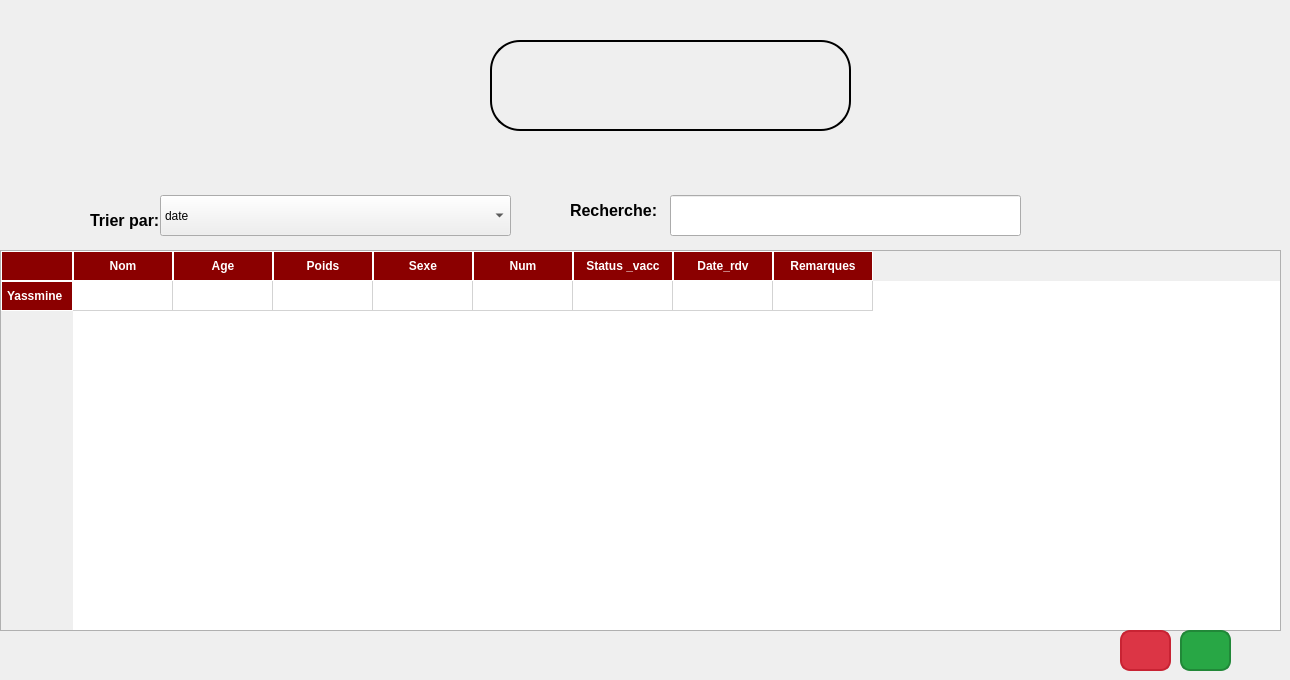
      <widget class="QWidget" name="lirect_10">
       <attribute name="title">
        <string>Affichage</string>
       </attribute>
       <widget class="QComboBox" name="comboBox_20">
        <property name="geometry">
         <rect>
          <x>160</x>
          <y>195</y>
          <width>351</width>
          <height>41</height>
         </rect>
        </property>
        <item>
         <property name="text">
          <string>date</string>
         </property>
        </item>
        <item>
         <property name="text">
          <string>age</string>
         </property>
        </item>
        <item>
         <property name="text">
          <string>status</string>
         </property>
        </item>
       </widget>
       <widget class="QLabel" name="label_170">
        <property name="geometry">
         <rect>
          <x>90</x>
          <y>210</y>
          <width>191</width>
          <height>21</height>
         </rect>
        </property>
        <property name="styleSheet">
         <string notr="true">QLabel {
    font-size: 16px;    /* Set font size to 16px */
    font-weight: bold;  /* Make text bold */
    color: black;       /* Black text (default, change if needed) */
}
</string>
        </property>
        <property name="text">
         <string>Trier par:</string>
        </property>
       </widget>
       <widget class="QLabel" name="label_171">
        <property name="geometry">
         <rect>
          <x>570</x>
          <y>200</y>
          <width>91</width>
          <height>20</height>
         </rect>
        </property>
        <property name="styleSheet">
         <string notr="true">QLabel {
    font-size: 16px;    /* Set font size to 16px */
    font-weight: bold;  /* Make text bold */
    color: black;       /* Black text (default, change if needed) */
}
</string>
        </property>
        <property name="text">
         <string>Recherche:</string>
        </property>
       </widget>
       <widget class="QLineEdit" name="lineEdit_69">
        <property name="geometry">
         <rect>
          <x>670</x>
          <y>195</y>
          <width>351</width>
          <height>41</height>
         </rect>
        </property>
       </widget>
       <widget class="QTableWidget" name="tableWidget_10">
        <property name="geometry">
         <rect>
          <x>0</x>
          <y>250</y>
          <width>1281</width>
          <height>381</height>
         </rect>
        </property>
        <property name="styleSheet">
         <string notr="true">QTableWidget {
    border: 1px solid #B0B0B0; /* Light gray border */
    gridline-color: #D3D3D3; /* Gridline color */
    background-color: #FFFFFF; /* White background */
    alternate-background-color: #F5F5F5; /* Alternate row color */
    font-size: 14px; /* Font size */
}

QTableWidget::item {
    padding: 10px; /* Padding for table cells */
}

QTableWidget::item:selected {
    background-color: #FFCCCC; /* Light red background when selected */
    color: #8B0000; /* Dark red text color */
}

QHeaderView::section {
    background-color: #8B0000; /* Dark red for header background */
    color: white; /* White text */
    font-weight: bold; /* Bold font for headers */
    padding: 5px; /* Padding inside headers */
    border: 1px solid #FFFFFF; /* White border between header cells */
}

QTableCornerButton::section {
    background-color: #8B0000; /* Dark red for the top-left corner */
    border: 1px solid white; /* White border */
}

QScrollBar:vertical {
    border: none;
    background: #F0F0F0; /* Light gray background */
    width: 10px;
    margin: 0px 0px 0px 0px;
}

QScrollBar::handle:vertical {
    background: #8B0000; /* Dark red handle */
    min-height: 20px;
    border-radius: 5px;
}

QScrollBar::handle:vertical:hover {
    background: #FF4500; /* Lighter red when hovered */
}

QScrollBar::add-line:vertical,
QScrollBar::sub-line:vertical {
    border: none;
    background: none;
}</string>
        </property>
        <row>
         <property name="text">
          <string>Yassmine</string>
         </property>
        </row>
        <column>
         <property name="text">
          <string>Nom</string>
         </property>
        </column>
        <column>
         <property name="text">
          <string>Age</string>
         </property>
        </column>
        <column>
         <property name="text">
          <string>Poids</string>
         </property>
        </column>
        <column>
         <property name="text">
          <string>Sexe</string>
         </property>
        </column>
        <column>
         <property name="text">
          <string>Num</string>
         </property>
        </column>
        <column>
         <property name="text">
          <string>Status _vacc</string>
         </property>
        </column>
        <column>
         <property name="text">
          <string>Date_rdv</string>
         </property>
        </column>
        <column>
         <property name="text">
          <string>Remarques</string>
         </property>
        </column>
       </widget>
       <widget class="QWidget" name="widget_15" native="true">
        <property name="geometry">
         <rect>
          <x>490</x>
          <y>40</y>
          <width>361</width>
          <height>91</height>
         </rect>
        </property>
        <property name="styleSheet">
         <string notr="true">background-color: qlineargradient(
    spread:pad,
    x1:0, y1:0, x2:1, y2:0,
    stop:0 #d30102,
    stop:0.499 #d30102,
    stop:0.5 white,
    stop:1 white
);
border-radius: 30px; 
border: 2px solid black; </string>
        </property>
        <widget class="QPushButton" name="pushButtonStat_10">
         <property name="geometry">
          <rect>
           <x>50</x>
           <y>0</y>
           <width>91</width>
           <height>91</height>
          </rect>
         </property>
         <property name="styleSheet">
          <string notr="true">QPushButton {
    background: transparent;
    border: none;
}</string>
         </property>
         <property name="text">
          <string/>
         </property>
         <property name="icon">
          <iconset resource="images/images.qrc">
           <normaloff>:/images/stat.png</normaloff>:/images/stat.png</iconset>
         </property>
         <property name="iconSize">
          <size>
           <width>50</width>
           <height>50</height>
          </size>
         </property>
        </widget>
        <widget class="QPushButton" name="pushButtonDoc_10">
         <property name="geometry">
          <rect>
           <x>220</x>
           <y>10</y>
           <width>81</width>
           <height>71</height>
          </rect>
         </property>
         <property name="styleSheet">
          <string notr="true">QPushButton {
    background: transparent;
    border: none;
}</string>
         </property>
         <property name="text">
          <string/>
         </property>
         <property name="icon">
          <iconset resource="images/images.qrc">
           <normaloff>:/images/doc.png</normaloff>:/images/doc.png</iconset>
         </property>
         <property name="iconSize">
          <size>
           <width>50</width>
           <height>50</height>
          </size>
         </property>
        </widget>
       </widget>
       <widget class="QPushButton" name="pushButton_49">
        <property name="geometry">
         <rect>
          <x>1180</x>
          <y>630</y>
          <width>51</width>
          <height>41</height>
         </rect>
        </property>
        <property name="styleSheet">
         <string notr="true">QPushButton {
    background-color: #28A745;  /* Bright green background */
    color: white;               /* White text */
    font-size: 16px;            /* Font size */
    font-weight: bold;          /* Bold text */
    border: 2px solid #218838;  /* Darker green border */
    border-radius: 10px;        /* Rounded corners */
    padding: 8px 16px;          /* Padding for size adjustment */
}

QPushButton:hover {
    background-color: #218838;  /* Darker green on hover */
}

QPushButton:pressed {
    background-color: #1E7E34;  /* Even darker green when pressed */
}
</string>
        </property>
        <property name="text">
         <string/>
        </property>
        <property name="icon">
         <iconset theme="QIcon::ThemeIcon::MailMessageNew"/>
        </property>
       </widget>
       <widget class="QPushButton" name="pushButton_50">
        <property name="geometry">
         <rect>
          <x>1120</x>
          <y>630</y>
          <width>51</width>
          <height>41</height>
         </rect>
        </property>
        <property name="styleSheet">
         <string notr="true">QPushButton {
    background-color: #DC3545;  /* Bright red background */
    color: white;               /* White text */
    font-size: 16px;            /* Font size */
    font-weight: bold;          /* Bold text */
    border: 2px solid #C82333;  /* Darker red border */
    border-radius: 10px;        /* Rounded corners */
    padding: 8px 16px;          /* Padding for size adjustment */
}

QPushButton:hover {
    background-color: #C82333;  /* Darker red on hover */
}

QPushButton:pressed {
    background-color: #A71D2A;  /* Even darker red when pressed */
}
</string>
        </property>
        <property name="text">
         <string/>
        </property>
        <property name="icon">
         <iconset theme="QIcon::ThemeIcon::EditDelete"/>
        </property>
       </widget>
      </widget>
